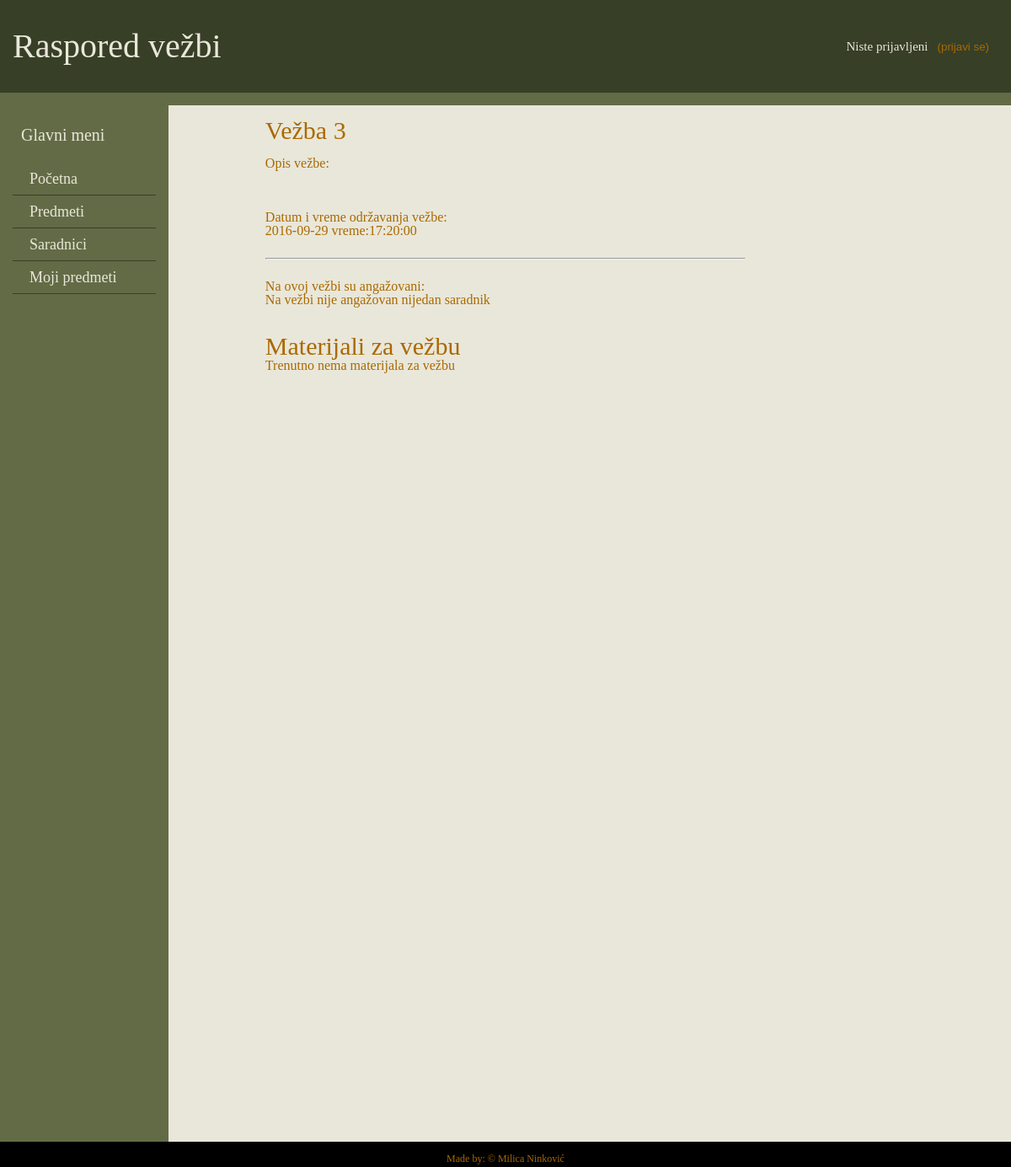
/vezba.php?id=15, run on the app's committed database.
### tables this page shows
CREATE TABLE `vezba` (
  `id` int(11) NOT NULL,
  `naziv` varchar(45) NOT NULL,
  `idpredmet` int(11) NOT NULL,
  `datum` date NOT NULL,
  `materijal` varchar(255) DEFAULT NULL,
  `opis` text,
  `vreme` time NOT NULL
);

### Konekcija.php (called while the page is built, shortened)
<?php
class Konekcija
{
    private $con;
    private static $pok;
    private function __construct()
    {
        $host = DB_HOST;
        $user = DB_USER;
        $name = DB_NAME;
        $pass = DB_PASS;
        $this->con = @mysqli_connect($host, $user, $pass, $name)
        OR
        die('Konekcija sa bazom nije uspela' . mysqli_connect_error());
        mysqli_set_charset($this->con, 'utf8');
    }
    public static function pokazivacKon(){
        if( self::$pok ==null )
            self::$pok = new Konekcija();
        return self::$pok;
    }
    public function getKonekcija()
    {
        return $this->con;
    }
    public static function upit($query){
        return   Konekcija::pokazivacKon()->getKonekcija()->query($query);
    }
    public static function prazna($result){
        if($result->num_rows===0)
            return 0;
        else
            return 1;
    }
}

### vezba.php (the view, shortened to what this page needs)
<?php
require_once 'Predmet.php';
$idV=$_GET['id'];
$ime=Predmet::vratiImeV($idV);
$page_title=$ime['naziv'];
require_once 'Saradnik.php';
include_once 'valicacija.php';
include_once 'templates/header.php';
include_once 'templates/left.php';
echo "<div class=\"col-6\">";
echo "<h3 id='vezbica'>".$page_title."</h3>";
echo "<br>";
Predmet::ispisiVezbu($idV);
echo'<br>';
echo '<hr><br>';
echo '<h4>Na ovoj vežbi su angažovani:</h4>';
echo '<div id="saradniciVezbe">';
echo'</div>';
echo '<br><br><div id="materijal">';
echo'<h3>Materijali za vežbu</h3>';
Predmet::ispisMaterijala($idV);
echo'</div>';
echo "</div>";
include_once 'templates/right.php';
include_once 'templates/footer.php';

### Predmet.php (shortened to what this page needs)
<?php
include_once 'Konekcija.php';
class Predmet
{
    public static function vratiImeV($idV){
        $qry='SELECT naziv FROM vezba WHERE id='.$idV;
        $result=Konekcija::upit($qry);
        $row=$result->fetch_assoc();
        return $row;
    }
    public static function ispisiVezbu($idV){
        $qry='SELECT * FROM vezba WHERE id='.$idV;
        $result=Konekcija::upit($qry);
        $row=$result->fetch_assoc();
        $opis=$row['opis'];
        $datum=$row['datum'];
        $vreme=$row['vreme'];
        echo '<h4>Opis vežbe:</h4><br><p id="opisVezbe">'.$opis.'</h4><br><br>';
        echo '<h4>Datum i vreme održavanja vežbe:</h4><p id="termin">'.$datum.' vreme:'.$vreme.'</p>';
    }
    public static function ispisMaterijala($idV){
        $qry='SELECT materijal FROM vezba WHERE id='.$idV;
        $error="Trenutno nema materijala za vežbu";
        $result=Konekcija::upit($qry);
        $v=Konekcija::prazna($result);
        if($v==0){
            echo $error;
        }
        else if($v==1){
            $row=$result->fetch_assoc();
            $link=$row['materijal'];
            if($link==null){
                echo $error;
            }
            else
            echo '<a href="'.$link.'">Materijal za vežbu</a>';
        }
    }
}

### css/style.css (style rules this page uses)
html, body, div, span, applet, object, iframe, h1, h2, h3, h4, h5, h6, p, blockquote, pre, a, abbr, acronym, address, big, cite, code, del, dfn, em, img, ins, kbd, q, s, samp, small, strike, strong, sub, sup, tt, var, b, u, i, center, dl, dt, dd, ol, ul, li, fieldset, form, label, legend, table, caption, tbody, tfoot, thead, tr, th, td, article, aside, canvas, details, embed, figure, figcaption, footer, header, menu, nav, output, ruby, section, summary, time, mark, audio, video { margin: 0; padding: 0; border: 0; font-size: 100%; font: inherit; vertical-align: baseline; }
body { line-height: 1; }
body { padding:0; margin:0; background-color:#e9e7da ; color: #AA6900; }
h3 { font-size:30px; }

### css/grid.css (style rules this page uses)
html { box-sizing: border-box; }
*,*:before,*:after { box-sizing: inherit; }
.col-6 { width:50%; }
[class*="col-"] { float:left; padding:15px; }

### data on the page
vezba: naziv "Vežba 3", datum "2016-09-29", vreme "17:20:00"

### other printed values
$status "Niste prijavljeni"
$error "Na vežbi nije angažovan nijedan saradnik"
$error "Trenutno nema materijala za vežbu"
